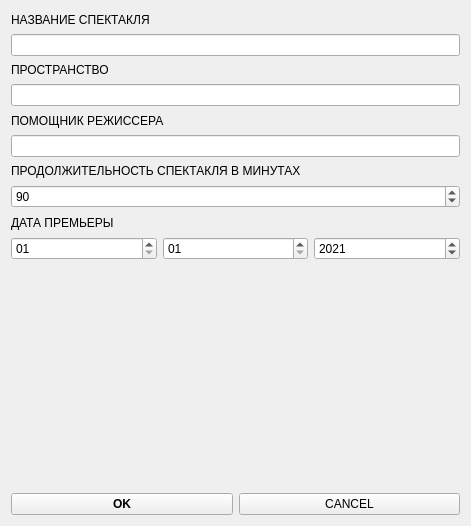
<?xml version="1.0" encoding="UTF-8"?>
<ui version="4.0">
 <class>Form</class>
 <widget class="QWidget" name="Form">
  <property name="geometry">
   <rect>
    <x>0</x>
    <y>0</y>
    <width>471</width>
    <height>526</height>
   </rect>
  </property>
  <property name="windowTitle">
   <string>Добавить СПЕКТАКЛЬ в базу данных</string>
  </property>
  <layout class="QGridLayout" name="gridLayout">
   <item row="0" column="0">
    <layout class="QVBoxLayout" name="verticalLayout">
     <item>
      <widget class="QLabel" name="label_addActBase_title">
       <property name="text">
        <string>НАЗВАНИЕ СПЕКТАКЛЯ</string>
       </property>
      </widget>
     </item>
     <item>
      <widget class="QLineEdit" name="lineEdit_addActBase_title"/>
     </item>
     <item>
      <widget class="QLabel" name="label_addActBase_space">
       <property name="text">
        <string>ПРОСТРАНСТВО</string>
       </property>
      </widget>
     </item>
     <item>
      <widget class="QLineEdit" name="lineEdit_addActBase_space"/>
     </item>
     <item>
      <widget class="QLabel" name="label_addActBase_assist">
       <property name="text">
        <string>ПОМОЩНИК РЕЖИССЕРА</string>
       </property>
      </widget>
     </item>
     <item>
      <widget class="QLineEdit" name="lineEdit_addActBase_assist"/>
     </item>
     <item>
      <widget class="QLabel" name="label__addActBase_time">
       <property name="text">
        <string>ПРОДОЛЖИТЕЛЬНОСТЬ СПЕКТАКЛЯ В МИНУТАХ</string>
       </property>
      </widget>
     </item>
     <item>
      <widget class="QSpinBox" name="spinBox_addActBase_time">
       <property name="minimum">
        <number>10</number>
       </property>
       <property name="maximum">
        <number>999</number>
       </property>
       <property name="singleStep">
        <number>10</number>
       </property>
       <property name="value">
        <number>90</number>
       </property>
      </widget>
     </item>
     <item>
      <widget class="QLabel" name="label_addActBase_date">
       <property name="text">
        <string>ДАТА ПРЕМЬЕРЫ</string>
       </property>
      </widget>
     </item>
     <item>
      <layout class="QHBoxLayout" name="horizontalLayout">
       <item>
        <widget class="QDateEdit" name="dateEdit_addActBase_dateD">
         <property name="displayFormat">
          <string>dd</string>
         </property>
        </widget>
       </item>
       <item>
        <widget class="QDateEdit" name="dateEdit_addActBase_dateM">
         <property name="displayFormat">
          <string>MM</string>
         </property>
        </widget>
       </item>
       <item>
        <widget class="QDateEdit" name="dateEdit_addActBase_dateY">
         <property name="displayFormat">
          <string>yyyy</string>
         </property>
         <property name="date">
          <date>
           <year>2021</year>
           <month>1</month>
           <day>1</day>
          </date>
         </property>
        </widget>
       </item>
      </layout>
     </item>
    </layout>
   </item>
   <item row="1" column="0">
    <layout class="QHBoxLayout" name="horizontalLayout_3">
     <item alignment="Qt::AlignBottom">
      <widget class="QPushButton" name="pushButton_addActBase_ok">
       <property name="font">
        <font>
         <weight>75</weight>
         <bold>true</bold>
        </font>
       </property>
       <property name="text">
        <string>OK</string>
       </property>
      </widget>
     </item>
     <item alignment="Qt::AlignBottom">
      <widget class="QPushButton" name="pushButton_addActBase_cancel">
       <property name="text">
        <string>CANCEL</string>
       </property>
      </widget>
     </item>
    </layout>
   </item>
  </layout>
 </widget>
 <resources/>
 <connections/>
</ui>
